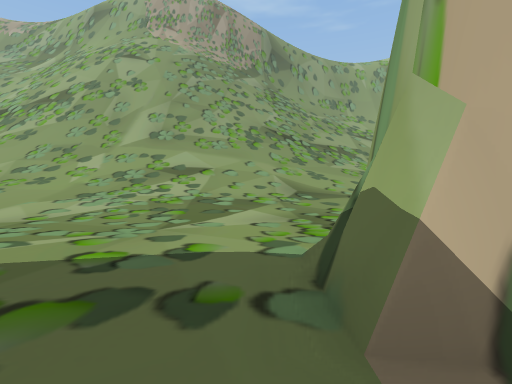
View 1 (above)

20 first-person views from a walk through a 3-D level made in the Unity game engine. The camera is 1.4 m above the floor, tilts 2° down and sees 85° across. The floor is counted in squares, 2 m on a side. Each view is taken from the middle of a square. On the plan, view 1 faces up. The plan holds only what a view shows up to about 9 squares ahead; the rest is blank. The place goes on beyond the plan. The player character is not drawn.

View 2
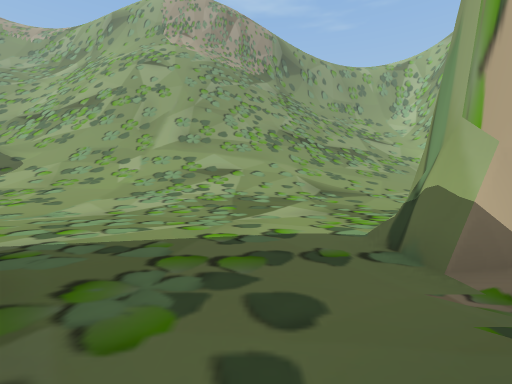

View 3
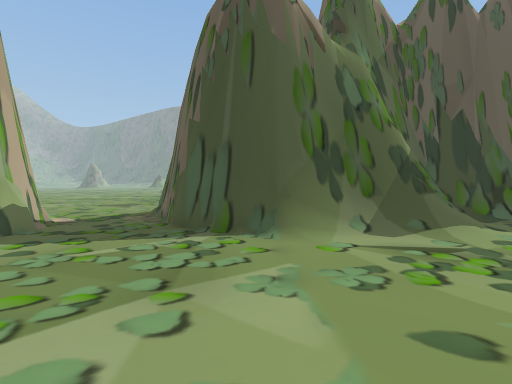

View 4
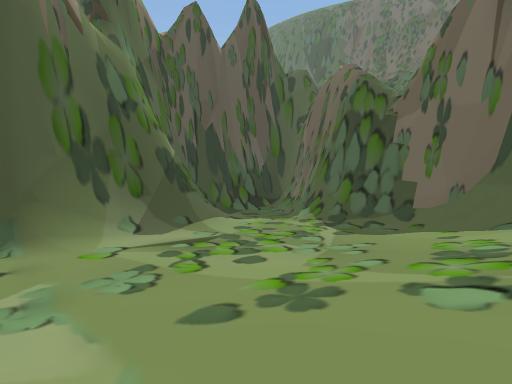

View 5
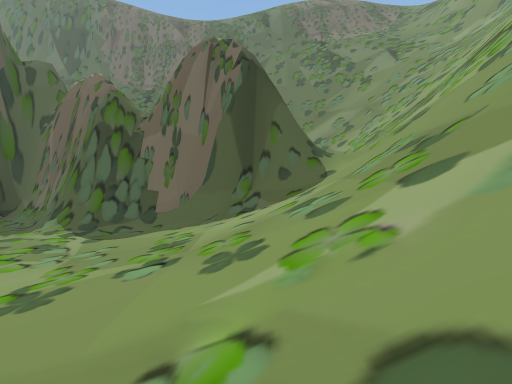

View 6
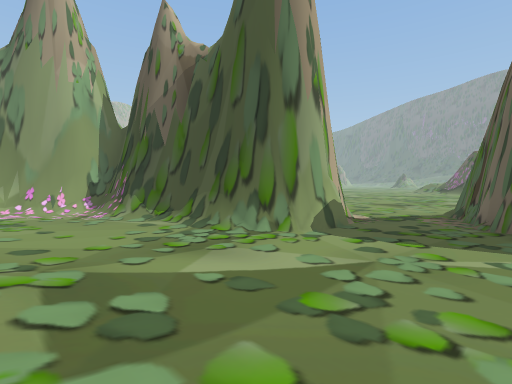

View 7
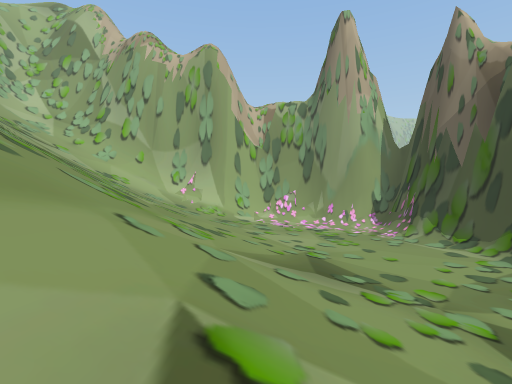

View 8
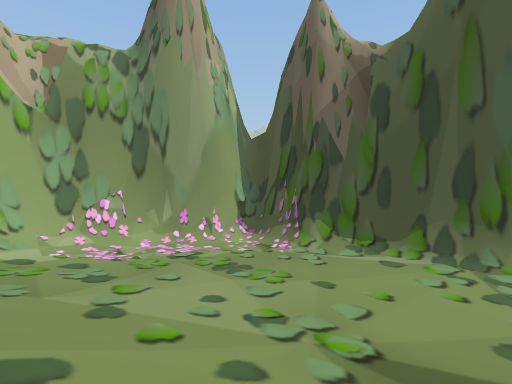

View 9
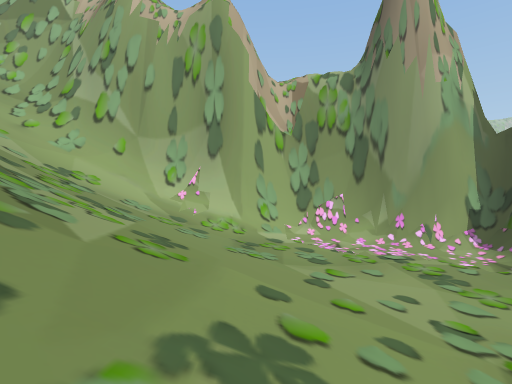

View 10
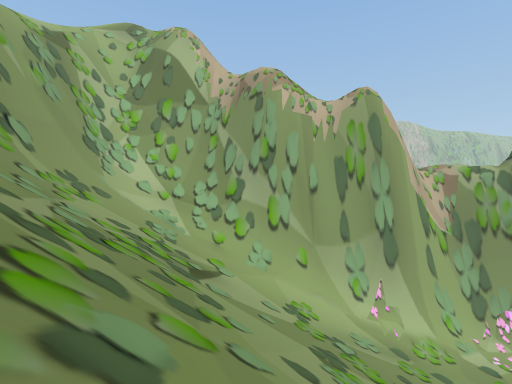

View 11
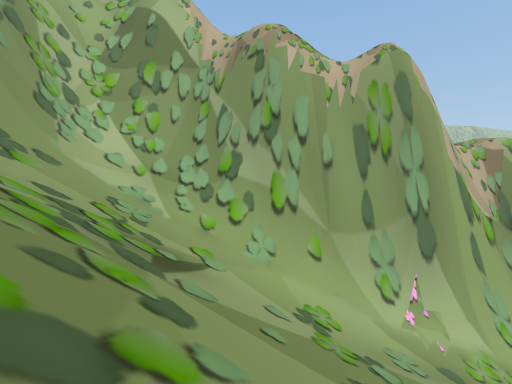

View 12
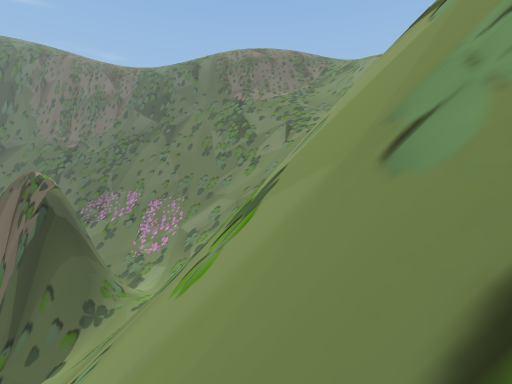

View 13
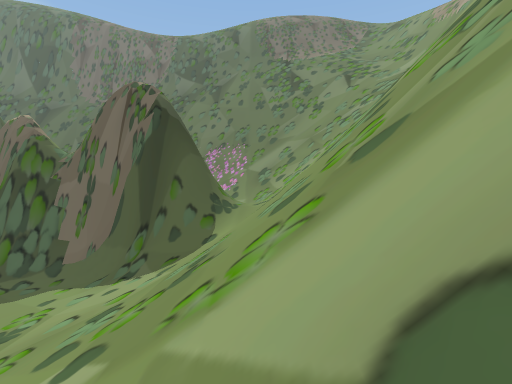

View 14
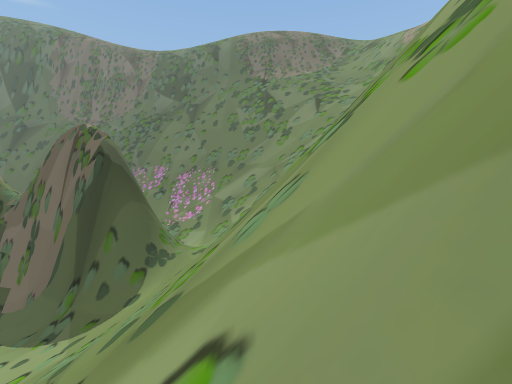

View 15
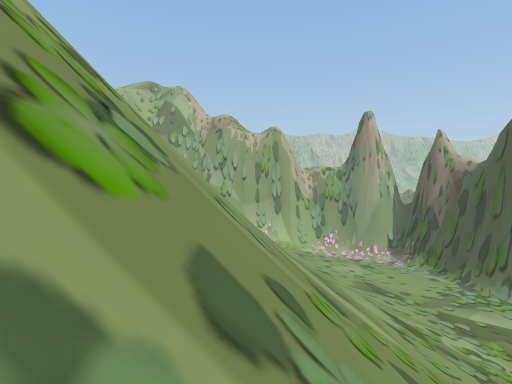

View 16
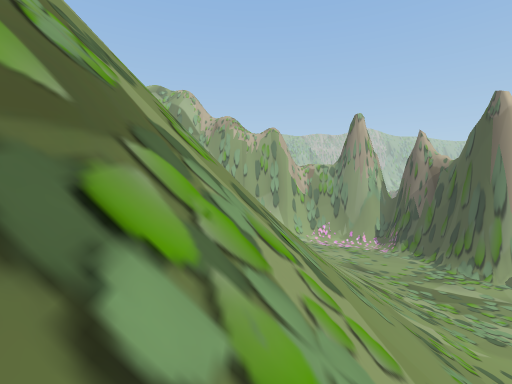

View 17
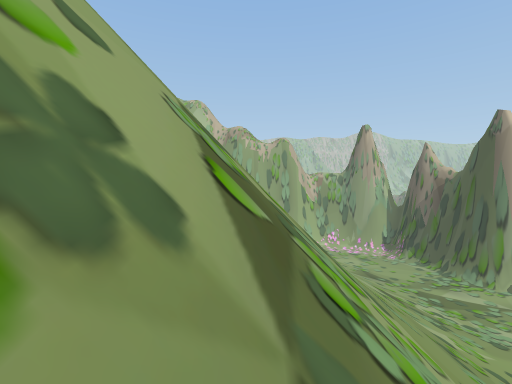

View 18
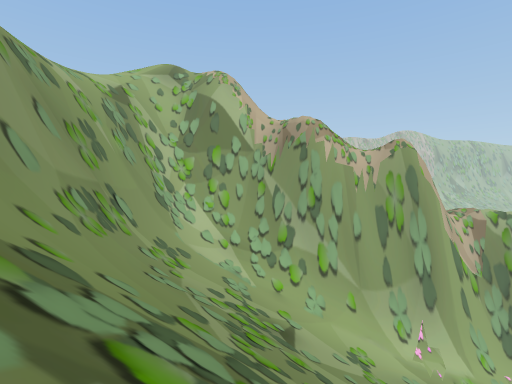

View 19
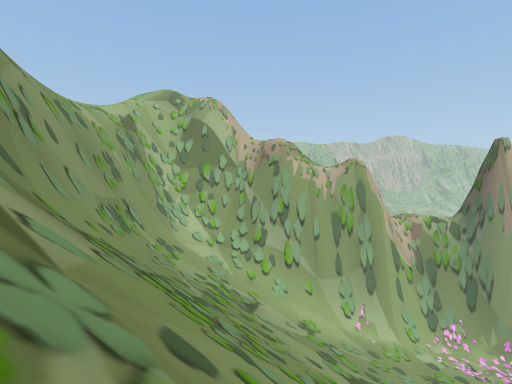

View 20
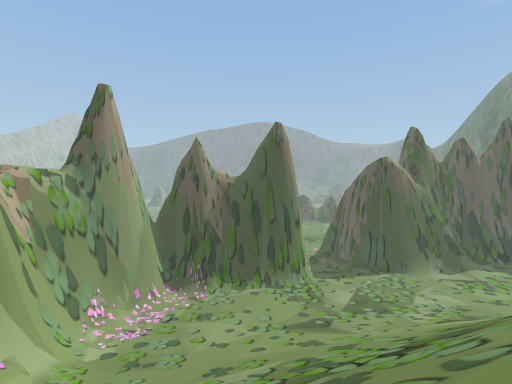

### Floor plan
Key: @ floor where view 1 was taken; # wall or solid block; . main floor; : floor 0.75 m higher than the main floor; + floor 4.75 m higher than the main floor; / step, stairs or slope; = window, fence, low wall or low ledge; v drop or lower ground.
Columns run from 13 left of view 1 to 12 right of it. Each row starts with its distance up from view 1.
 22               ############
 21              ////////////#
 20             /////////////#
 19            /////////////##
 18 =    vvv  //////////////##
 17 ==vvvvvv#=    /////////##
 16 =#######=/    /////////##
 15 /#####///    //////////#
 14 //////////   //////////#
 13 //////////  ///////////#
 12 +//////////////////////#
 11 ////////////////////::/#
 10 ##////////////////::...##
  9 ##/////////////::......#
  8 ##/:::::::::::.........#
  7 #/..::::..............##
  6 #.....................#
  5 #...................###
  4 #.................#####
  3 #.............#####
  2 ...//////.....#
  1 ../=######....#
  0 ..=##    ##..@#
 -1 ###       ##...
 -2            #..
 -3            #.

Positions as (right, up) in squares from view 1, and headings:
1: (0, 0), facing up
2: (-1, -1), facing up
3: (-5, 8), facing down
4: (-5, 8), facing down-left
5: (-4, 9), facing left
6: (-3, 8), facing down-right
7: (-3, 10), facing right
8: (2, 11), facing down-right
9: (1, 11), facing right
10: (1, 17), facing right
11: (3, 17), facing right
12: (-4, 16), facing left
13: (-4, 12), facing left
14: (-4, 14), facing left
15: (-10, 14), facing right
16: (-12, 14), facing right
17: (-13, 15), facing right
18: (0, 19), facing right
19: (-3, 18), facing right
20: (4, 19), facing down
